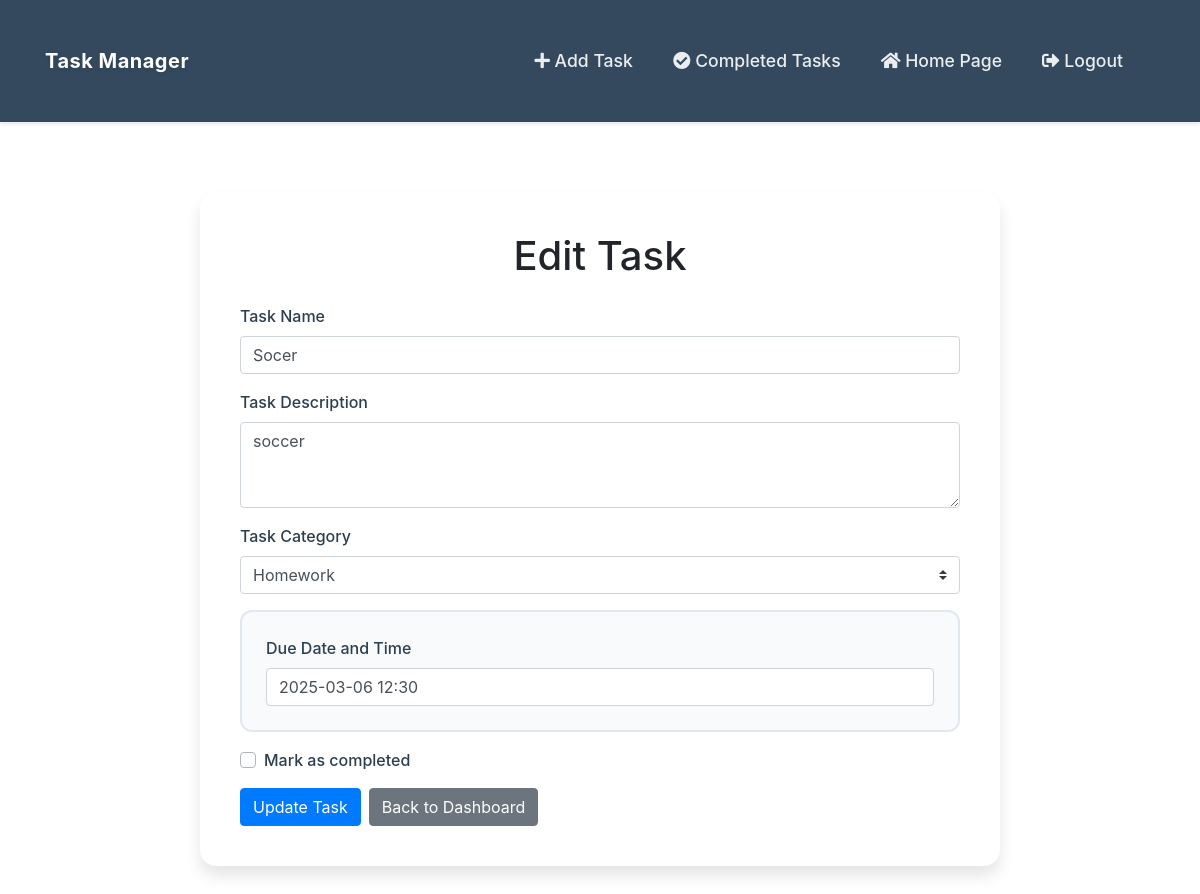
The page /edit_task/8 (signed in) on the database its author committed.
### flask_app/setup_db.py (models this page shows)
class ToDo(Base):
    __tablename__ = 'todos'
    id = Column(Integer, primary_key=True)
    name = Column(String, nullable=False)
    description = Column(String, nullable=False)
    category = Column(String, nullable=False)
    user_id = Column(Integer, ForeignKey('users.id'), nullable=False)
    completed = Column(Boolean, default=False)
    due_date = Column(DateTime, nullable=False)
    priority = Column(Enum('low', 'medium', 'high', name='priority_levels'), default='medium')

### flask_app/app.py (the view, shortened to what this page needs)
@app.route('/edit_task/<int:task_id>', methods=['GET', 'POST'])
def edit_task(task_id):
    if "user_id" not in session:
        flash("Please log in to edit a task", "warning")
        return redirect(url_for('login'))
    task = db_session.query(ToDo).filter_by(id=task_id, user_id=session['user_id']).first()
    return render_template('edit_task.html', task=task)

### flask_app/templates/edit_task.html (shortened to what this page needs)
{% extends "base.html" %}
{% block content %}
<div class="container mt-5">
    <div class="form-container">
        <h1 class="text-center mb-4">Edit Task</h1>
        <form id="editTaskForm" action="{{ url_for('edit_task', task_id=task.id) }}" method="POST">
            <div class="form-group">
                <label for="taskName">Task Name</label>
                <input type="text" id="taskName" name="taskName" class="form-control" value="{{ task.name }}" required>
            </div>
            <div class="form-group">
                <label for="taskDescription">Task Description</label>
                <textarea id="taskDescription" name="taskDescription" class="form-control" rows="3" required>{{ task.description }}</textarea>
            </div>
            <div class="form-group">
                <label for="taskCategory">Task Category</label>
                <select id="taskCategory" name="taskCategory" class="form-control custom-select" required>
                    <option value="Homework" {% if task.category == 'Homework' %}selected{% endif %}>Homework</option>
                </select>
            </div>
            <div class="form-group datetime-wrapper">
                <label class="datetime-label">Due Date and Time</label>
                <input type="text" id="datetime" class="flatpickr-input form-control"
                       value="{{ task.due_date.strftime('%Y-%m-%d %H:%M') }}"
                       placeholder="Select date and time..." required>
            </div>
            <div class="form-group">
                <div class="custom-control custom-checkbox">
                    <label class="custom-control-label" for="completed">Mark as completed</label>
                </div>
            </div>
            <div class="btn-toolbar">
                <button type="submit" class="btn btn-primary mr-2">Update Task</button>
                <a href="{{ url_for('dashboard') }}" class="btn btn-secondary">Back to Dashboard</a>
            </div>
        </form>
    </div>
</div>
<link rel="stylesheet" href="https://cdn.jsdelivr.net/npm/flatpickr/dist/flatpickr.min.css">
<link rel="stylesheet" href="https://cdn.jsdelivr.net/npm/flatpickr/dist/themes/material_blue.css">
{% endblock %}

### flask_app/static/css/main.css (style rules this page uses)
:root { --primary-color: #4a90e2; --secondary-color: #2c3e50; --success-color: #2ecc71; --danger-color: #e74c3c; --warning-color: #f1c40f; --light-bg: #f5f6fa; --dark-bg: #34495e; --text-color: #2c3e50; --gradient-primary: linear-gradient(135deg, #4a90e2 0%, #357abd 100%); --shadow-sm: 0 2px 4px rgba(0,0,0,0.05); --shadow-md: 0 4px 6px rgba(0,0,0,0.1); --shadow-lg: 0 10px 15px rgba(0,0,0,0.1); --transition: all 0.3s ease; }
body { font-family: 'Inter', -apple-system, BlinkMacSystemFont, sans-serif; background-color: var(--light-bg); color: var(--text-color); margin: 0; padding: 0; }
.container { max-width: 1200px; margin: 0 auto; padding: 2rem; }
.btn { padding: 1rem 1.5rem; border-radius: 8px; font-weight: 500; transition: var(--transition); font-size: 1.1rem; }
.btn-primary { background-color: var(--primary-color); color: white; border: none; }
.form-control { width: 100%; padding: 1rem; padding-right: 45px; border: 2px solid #ddd; border-radius: 6px; font-size: 1.1rem; box-sizing: border-box; }
.form-container { max-width: 800px; margin: 2rem auto; padding: 2.5rem; background: white; border-radius: 16px; box-shadow: var(--shadow-lg); }
.form-group { margin-bottom: 2rem; }
.form-group label { display: block; font-weight: 500; margin-bottom: 0.5rem; color: var(--secondary-color); }
.custom-select { width: 100%; padding: 0.75rem; border: 2px solid #e2e8f0; border-radius: 8px; background-color: white; font-size: 1rem; color: var(--secondary-color); transition: all 0.2s ease; }
.datetime-wrapper { background: #f8fafc; padding: 1.5rem; border-radius: 12px; border: 2px solid #e2e8f0; }
.flatpickr-input { width: 100%; padding: 0.75rem; border: 2px solid #e2e8f0; border-radius: 8px; font-size: 1rem; background: white !important; }

### rows shown on the page
ToDo: taskName "Socer", taskDescription "soccer", due_date "2025-03-06 12:30"
